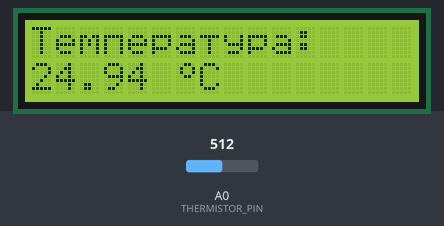
A sketch run on a simulated Arduino Uno, built with avr-gcc and run on an emulated ATmega328P. On the bench: 16×2 character LCD. The inputs (shaded band) are chosen by the test bench; at power-on: A0 (THERMISTOR_PIN) = 512.

Above: at 1.2 s.
1.3 s: A0 (THERMISTOR_PIN) set to 716
At 2.7 s:
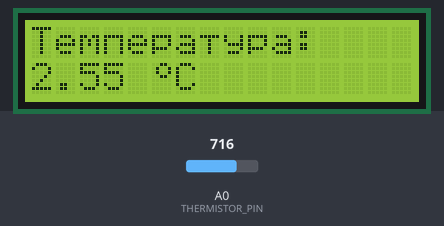
3.0 s: A0 (THERMISTOR_PIN) set to 900
At 4.4 s:
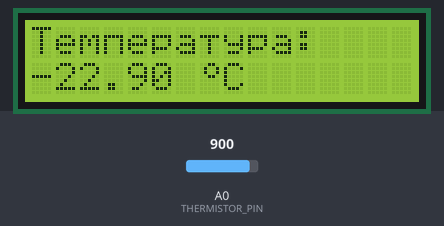
5.0 s: A0 (THERMISTOR_PIN) set to 1023
At 6.2 s:
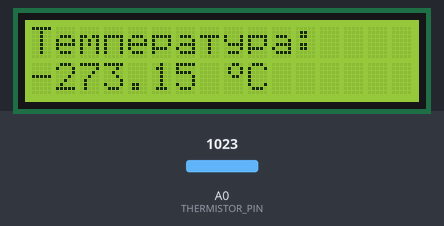
Timing chart, 0 to 8.0 s (numbered marks = the images above; inputs shaded):
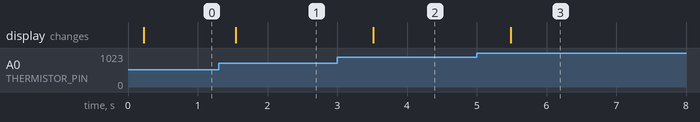

Measured:
- after the input at 1.3 s, the display: changes after 0.24 s (image 1)
- after the input at 3.0 s, the display: changes after 0.52 s (image 2)
- after the input at 5.0 s, the display: changes after 0.49 s (image 3)

The sketch:

thermometer.ino
```cpp
#include <LiquidCrystal.h>
#include <math.h>

#define THERMISTOR_PIN A0 // к какому аналоговому пину подключен термистор
#define THERMISTOR_NOMINAL 100000 // сопротивление при 25 градусах по Цельсию
#define TEMPERATURE_NOMINAL 25 // температура для номинального сопротивления (практически всегда равна 25 C)
#define COUNT_OF_MEASUREMENTS 15 // сколько показаний используем для определения среднего значения
#define B_COEFFICIENT 3100 // бета коэффициент термистора (обычно 3000-4000)
#define SERIES_RESISTOR 100000 // сопротивление второго резистора

int measurements[COUNT_OF_MEASUREMENTS];

LiquidCrystal lcd(12, 11, 10, 5, 4, 3, 2); // инициализируем LCD

byte p_rus[8] =
{
  B00000,
  B00000,
  B11111,
  B10001,
  B10001,
  B10001,
  B10001,
  B00000,
};

byte r_rus[8] =
{
  B00000,
  B00000,
  B11111,
  B10001,
  B10001,
  B11110,
  B10000,
  B00000,
};

byte t_rus[8] =
{
  B00000,
  B00000,
  B11111,
  B00100,
  B00100,
  B00100,
  B00100,
  B00000,
};

byte m_rus[8] =
{
  B00000,
  B00000,
  B11011,
  B10101,
  B10101,
  B10001,
  B10001,
  B00000,
};
byte degree_symbol[8] =
{
  B00110,
  B01001,
  B01001,
  B00110,
  B00000,
  B00000,
  B00000,
  B00000,
};

void setup(void) {
  lcd.createChar(1, p_rus);
  lcd.createChar(2, r_rus);
  lcd.createChar(3, t_rus);
  lcd.createChar(4, m_rus);
  lcd.createChar(5, degree_symbol);

  lcd.begin(16, 2);
  lcd.clear();
  lcd.setCursor(0, 0);

}

void loop(void) {
  uint8_t i;

  float averageMeasurement;
  float temperature;
  float resistence;

  // снимаем показания несколько раз с небольшой задержкой между снятием показаний
  for (i = 0; i < COUNT_OF_MEASUREMENTS; i++) {
    measurements[i] = analogRead(THERMISTOR_PIN);
    delay(10);
  }

  // рассчитываем среднее значение
  averageMeasurement = 0;
  for (i = 0; i < COUNT_OF_MEASUREMENTS; i++) {
    averageMeasurement += measurements[i];
  }

  averageMeasurement /= COUNT_OF_MEASUREMENTS;

  // конвертируем значение в сопротивление
  resistence = 1023 / averageMeasurement - 1;
  resistence = SERIES_RESISTOR / resistence;

  // конвертируем значение в температуру
  temperature = resistence / THERMISTOR_NOMINAL; // (R/Ro)
  temperature = log(temperature); // ln(R/Ro)
  temperature /= B_COEFFICIENT; // 1/B * ln(R/Ro)
  temperature += 1.0 / (TEMPERATURE_NOMINAL + 273.15); // + (1/To)

  temperature = 1.0 / temperature; // инвертируем
  temperature -= 273.15; // конвертируем в градусы по Цельсию

  lcd.clear();
  lcd.setCursor(0, 0);
  lcd.print("Te\4\1e\2a\3y\2a:");
  lcd.setCursor(0, 1);
  lcd.print(temperature);
  lcd.print(" \5C");

  delay(500);
}
```
